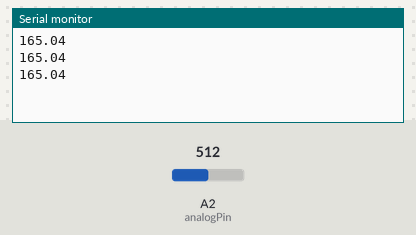
Simulated run of this sketch. Board: Arduino Mega 2560, built with avr-gcc and run on an emulated ATmega2560. Parts: the last lines printed to the serial monitor. The test bench sets the inputs (shaded band); at power-on: A2 (analogPin) = 512.

Above: at 1.3 s.
1.4 s: A2 (analogPin) set to 716
At 1.9 s:
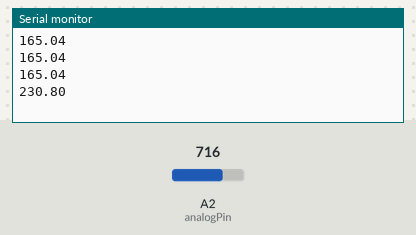
2.9 s: A2 (analogPin) set to 900
At 3.4 s:
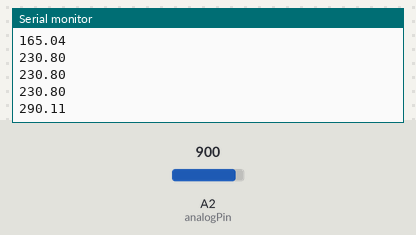
Timing chart, 0 to 5.9 s (numbered marks = the images above; inputs shaded):
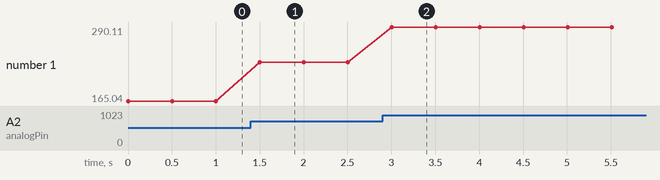

The sketch:

pyranometer.ino
```cpp
//Pyranomètre SP-215
#define analogPin 2 // pin de sortie du pyranomètre

float pyr = 0; // initialisation du pyranomètre


void setup() {
  pinMode(analogPin, INPUT);


  Serial.begin(9600);

  while (!Serial) {
    ; // wait for serial port to connect. Needed for native USB port only
  }

}


void loop() {
//PYRANOMETRE

  pyr = analogRead(analogPin);
  //pyr = pyr * ((0.4 * 5000) / 1023); // Arduino Mega conversion output: int between 0 and 1023 corresponding to voltage between 0 and 5V (5000 mV). The sensor output 2.5 mV per W/M²
  pyr = pyr * ((0.4 * 3300) / 4095); // ESP32 conversion : 0-4096 -> 0-3.3Vs

  Serial.println(pyr);

  delay(500); // Delay de 5 minutes
}
```

Measured:
- after the input at 1.4 s, the serial monitor: prints a new line after 0.10 s (image 1)
- after the input at 2.9 s, the serial monitor: prints a new line after 0.10 s (image 2)
- plotted number 1: 165.04 → 230.8 after the input at 1.4 s, 230.8 → 290.11 after the input at 2.9 s
